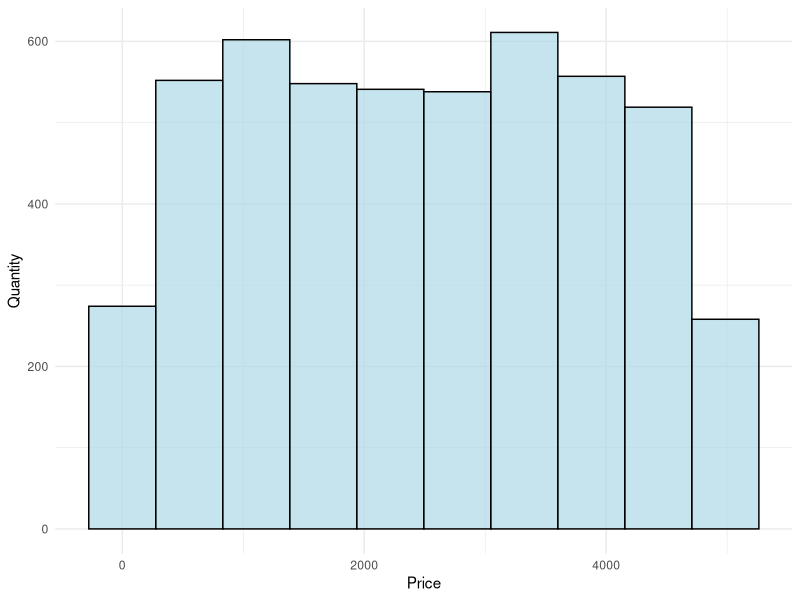

The R script that drew this image:
## ---- chunk 1
library("tidyverse")
library("here")
library("ggplot2")
ai_generated_art_popularity <- read_csv(here("data/AI_Generated_Art_Popularity_Processed.csv"))
ggplot(ai_generated_art_popularity, aes(x = Price)) +
  geom_histogram(bins = 10, fill = "lightblue", alpha = 0.7, color = "black") +
  labs(x = "Price", y = "Quantity") +
  theme_minimal()
